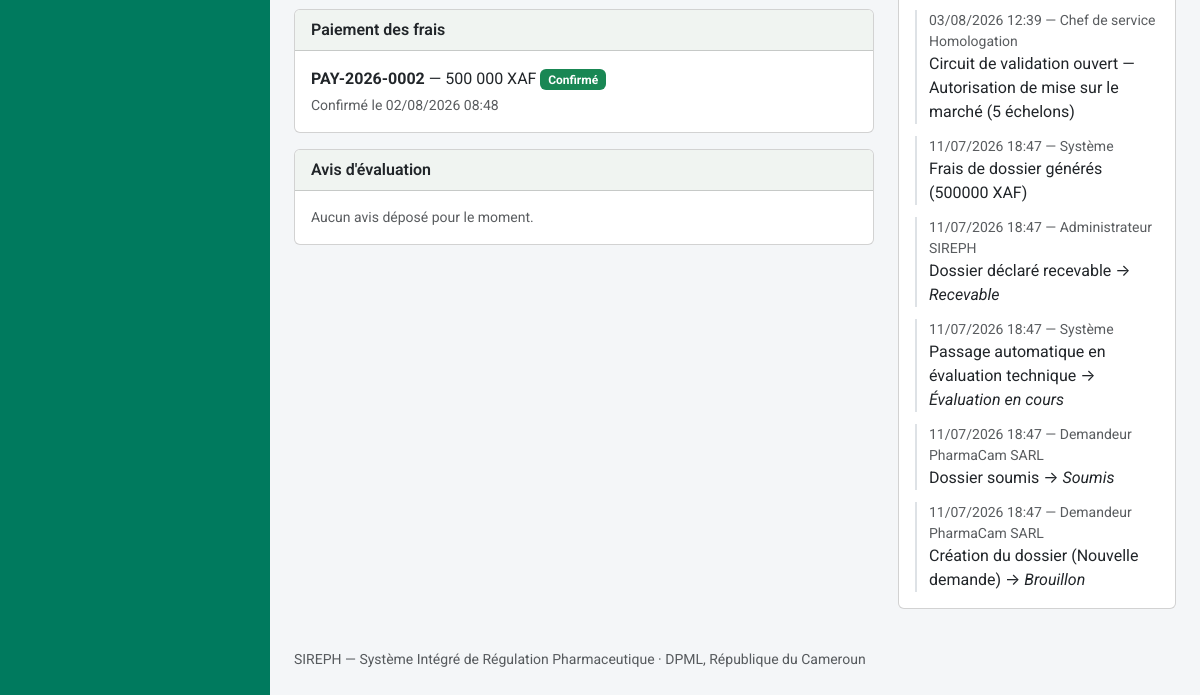
/dossiers/3 (signed in, lower part), run on an earlier commit of the app's database.
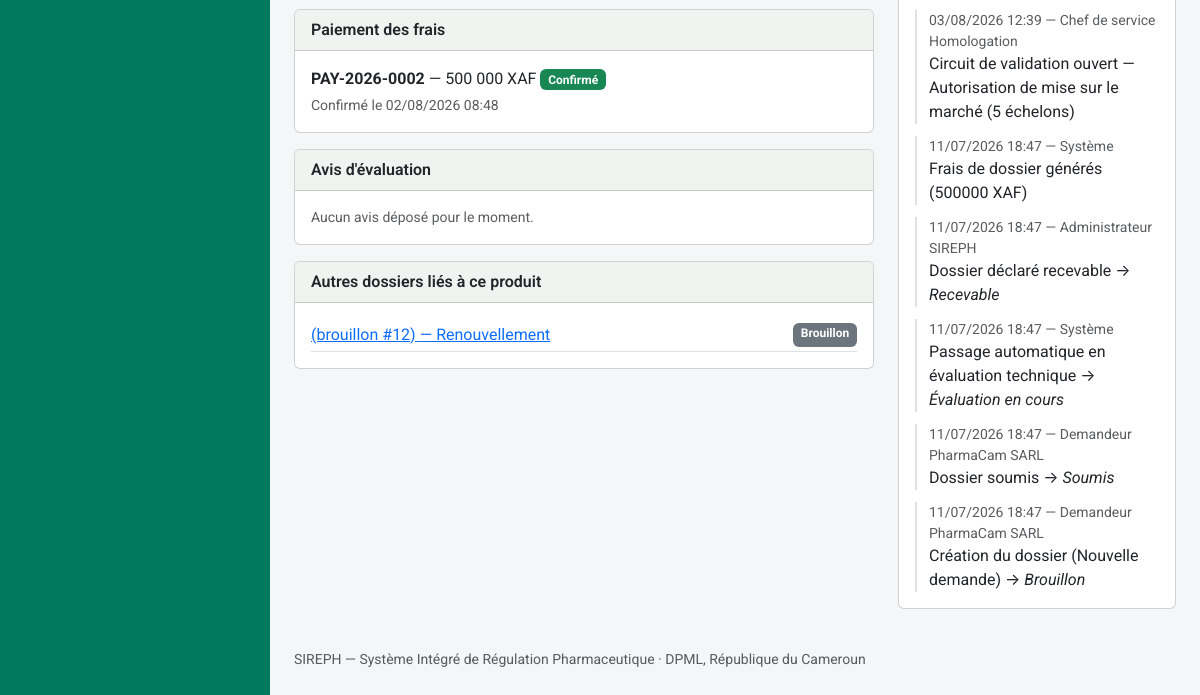
And on a later commit of the database.
### models.py (models this page shows, shortened)
class Paiement(db.Model):
    id = db.Column(db.Integer, primary_key=True)
    numero = db.Column(db.String(30), unique=True, nullable=False)  # PAY-{annee}-{seq4}
    entite_type = db.Column(db.String(60), nullable=False, index=True)
    entite_id = db.Column(db.Integer, nullable=False, index=True)
    montant = db.Column(db.Integer, nullable=False)  # en XAF (entier, pas de sous-unité)
    devise = db.Column(db.String(5), nullable=False, default="XAF")
    statut = db.Column(db.String(20), nullable=False, default="en_attente")
    piece_jointe_id = db.Column(db.Integer, db.ForeignKey("piece_jointe.id"), nullable=True)
    motif_rejet = db.Column(db.Text, nullable=True)
    date_creation = db.Column(db.DateTime, default=datetime.utcnow)
    date_confirmation = db.Column(db.DateTime, nullable=True)
    confirme_par_id = db.Column(db.Integer, db.ForeignKey("personne.id"), nullable=True)
    mode = db.Column(db.String(20), nullable=False, default="preuve_manuelle")
    fournisseur = db.Column(db.String(30), nullable=True)   # mtn_momo | orange_money | carte
    reference_marchande = db.Column(db.String(64), unique=True, nullable=True)  # clé d'idempotence
    reference_transaction = db.Column(db.String(80), nullable=True)   # identifiant prestataire
    date_initiation = db.Column(db.DateTime, nullable=True)
    date_expiration = db.Column(db.DateTime, nullable=True)
    signature_notification = db.Column(db.String(120), nullable=True)  # HMAC vérifié du callback
    detail_echec = db.Column(db.Text, nullable=True)
    piece_jointe = db.relationship("PieceJointe", foreign_keys=[piece_jointe_id])
    confirme_par = db.relationship("Personne", foreign_keys=[confirme_par_id])

class EvenementAudit(db.Model):
    id = db.Column(db.Integer, primary_key=True)
    entite_type = db.Column(db.String(60), nullable=False, index=True)
    entite_id = db.Column(db.Integer, nullable=False, index=True)
    horodatage = db.Column(db.DateTime, default=datetime.utcnow, index=True)
    acteur_id = db.Column(db.Integer, db.ForeignKey("personne.id"), nullable=True)  # None = action système
    action = db.Column(db.String(255), nullable=False)
    ancien_statut = db.Column(db.String(50), nullable=True)
    nouveau_statut = db.Column(db.String(50), nullable=True)
    commentaire = db.Column(db.Text, nullable=True)
    acteur = db.relationship("Personne", foreign_keys=[acteur_id])

class Personne(db.Model):
    id = db.Column(db.Integer, primary_key=True)
    nom_complet = db.Column(db.String(200), nullable=False)
    email = db.Column(db.String(150), unique=True, nullable=False)  # identifiant de connexion
    password_hash = db.Column(db.String(255), nullable=False)
    role_systeme = db.Column(db.String(50), nullable=False)
    etablissement_rattachement_id = db.Column(db.Integer, db.ForeignKey("etablissement.id"), nullable=True)
    contact = db.Column(db.String(200))
    statut_compte = db.Column(db.String(20), nullable=False, default="actif")
    date_creation = db.Column(db.DateTime, default=datetime.utcnow)
    etablissement = db.relationship("Etablissement", foreign_keys=[etablissement_rattachement_id])
    @property
    def role_label(self):
        from permissions import ROLES
        return ROLES.get(self.role_systeme, self.role_systeme)
    @property
    def niveau(self):
        from permissions import niveau
        return niveau(self)
    @property
    def est_externe(self):
        from permissions import est_externe
        return est_externe(self.role_systeme)

class DossierAMM(db.Model):
    id = db.Column(db.Integer, primary_key=True)
    numero = db.Column(db.String(30), unique=True, nullable=True)  # AMM-{annee}-{seq4}, attribué au dépôt
    produit_id = db.Column(db.Integer, db.ForeignKey("produit.id"), nullable=False)
    type_procedure = db.Column(db.String(20), nullable=False, default="nouvelle_demande")
    demandeur_id = db.Column(db.Integer, db.ForeignKey("personne.id"), nullable=False)
    statut = db.Column(db.String(30), nullable=False, default="brouillon")
    date_depot = db.Column(db.DateTime, nullable=True)
    date_decision = db.Column(db.DateTime, nullable=True)
    module_ctd_1_json = db.Column(db.Text, default="{}")
    module_ctd_2_json = db.Column(db.Text, default="{}")
    module_ctd_3_json = db.Column(db.Text, default="{}")
    module_ctd_4_json = db.Column(db.Text, default="{}")
    module_ctd_5_json = db.Column(db.Text, default="{}")
    motif_decision = db.Column(db.Text, nullable=True)
    date_validite_amm = db.Column(db.Date, nullable=True)
    date_limite_reponse_complement = db.Column(db.DateTime, nullable=True)
    date_limite_retrait_document = db.Column(db.Date, nullable=True)  # décision favorable uniquement
    checklist_recevabilite = db.Column(db.JSON, default=dict)
    representant_local_nom = db.Column(db.String(200), nullable=True)
    representant_local_contact = db.Column(db.String(200), nullable=True)
    date_creation = db.Column(db.DateTime, default=datetime.utcnow)
    date_maj = db.Column(db.DateTime, default=datetime.utcnow, onupdate=datetime.utcnow)
    demandeur = db.relationship("Personne", foreign_keys=[demandeur_id])
    avis = db.relationship("AvisEvaluationMA", backref="dossier", lazy="dynamic",
                            order_by="AvisEvaluationMA.date_creation",
                            cascade="all, delete-orphan")
    def _ctd_get(self, n):
        return json.loads(getattr(self, f"module_ctd_{n}_json") or "{}")
    module_ctd_1 = property(lambda self: self._ctd_get(1), lambda self, v: self._ctd_set(1, v))
    module_ctd_2 = property(lambda self: self._ctd_get(2), lambda self, v: self._ctd_set(2, v))
    module_ctd_3 = property(lambda self: self._ctd_get(3), lambda self, v: self._ctd_set(3, v))
    module_ctd_4 = property(lambda self: self._ctd_get(4), lambda self, v: self._ctd_set(4, v))
    module_ctd_5 = property(lambda self: self._ctd_get(5), lambda self, v: self._ctd_set(5, v))
    @property
    def est_editable_par_demandeur(self):
        return self.statut in ("brouillon", "complement_requis")

### app.py (the view)
@app.route("/dossiers/<int:id>")
@login_required
def dossier_detail(id):
    d = DossierAMM.query.get_or_404(id)
    u = current_user()
    if u.role_systeme == "demandeur_externe" and d.demandeur_id != u.id:
        abort(403)
    audit_events = EvenementAudit.query.filter_by(entite_type="DossierAMM", entite_id=d.id) \
        .order_by(EvenementAudit.horodatage.desc()).all()
    avis = d.avis.order_by(AvisEvaluationMA.date_creation.desc()).all()
    dossiers_lies = DossierAMM.query.filter_by(produit_id=d.produit_id) \
        .filter(DossierAMM.id != d.id).order_by(DossierAMM.date_creation.desc()).all()
    echantillons_lies = Echantillon.query.filter_by(origine="dossier_amm", origine_reference_id=d.id) \
        .order_by(Echantillon.date_reception.desc()).all()
    return render_template("dossier_detail.html", d=d, audit_events=audit_events, echantillons_lies=echantillons_lies,
                            peut_agir=wf.peut_agir(d, u), avis=avis, dossiers_lies=dossiers_lies,
                            pieces=lister_pieces(d), paiements=lister_paiements(d),
                            montant_frais_soumission=wf.montant_frais(d.type_procedure),
                            etapes_suivi=wf.etapes_suivi(d))

### auth.py (called while the page is built)
def current_user():
    uid = session.get("user_id")
    if not uid:
        return None
    return db.session.get(Personne, uid)

def login_required(view):
    @wraps(view)
    def wrapped(*a, **kw):
        if not current_user():
            return redirect(url_for("login", next=request.path))
        return view(*a, **kw)
    return wrapped

### delais.py (called while the page is built)
def get_parametre(module, cle, default=None):
    p = ParametreModule.query.filter_by(module=module, cle=cle).first()
    return p.valeur if p else default

### models.py (called while the page is built)
    @property
    def libelle(self):
        base = self.nom_commercial or self.denomination_commune_internationale or f"Produit #{self.id}"
        if self.dosage:
            return f"{base} ({self.dosage})"
        return base

### paiements.py (called while the page is built)
def _representant_etablissement(etablissement_id):
    return (Personne.query
            .filter(Personne.etablissement_rattachement_id == etablissement_id,
                    Personne.role_systeme.in_(_PROFILS_REPRESENTANTS),
                    Personne.statut_compte == "actif")
            .first())

### permissions.py (called while the page is built)
def est_externe(role):
    return role in ROLES_EXTERNES

### templates/dossier_detail.html (shortened to what this page needs)
{% extends "base.html" %}
{% block content %}
{% set ctd_titres = {1: "Module 1 : Informations administratives", 2: "Module 2 : Résumés qualité / non clinique / clinique",
                      3: "Module 3 : Qualité", 4: "Module 4 : Données non cliniques", 5: "Module 5 : Données cliniques"} %}
<div class="row">
  <div class="col-lg-8">
        {% set peut_modifier_ctd = d.est_editable_par_demandeur and current_user.id == d.demandeur_id %}
    {% if paiements %}
    {% set statuts_paiement = {"en_attente": "En attente de règlement", "preuve_deposee": "Preuve déposée — en vérification",
                                "confirme": "Confirmé", "rejete": "Rejeté"} %}
    {% set couleurs_paiement = {"en_attente": "warning", "preuve_deposee": "info", "confirme": "success", "rejete": "danger"} %}
    <div class="card mb-3">
      <div class="card-header">Paiement des frais</div>
      <div class="card-body">
        {% for p in paiements %}
        <div class="d-flex justify-content-between align-items-start {{ 'mb-3 pb-3 border-bottom' if not loop.last }}">
          <div>
            <div><strong>{{ p.numero }}</strong> — {{ "{:,}".format(p.montant).replace(',', ' ') }} {{ p.devise }}
              <span class="badge bg-{{ couleurs_paiement.get(p.statut, 'secondary') }}">{{ statuts_paiement.get(p.statut, p.statut) }}</span>
            </div>
            {% if p.statut == "confirme" %}
            <div class="small text-muted mt-1">Confirmé le {{ p.date_confirmation.strftime('%d/%m/%Y %H:%M') }}
              {% if p.confirme_par %}par {{ p.confirme_par.nom_complet }}{% endif %}</div>
            {% endif %}
          </div>
        </div>
        {% endfor %}
      </div>
    </div>
    {% endif %}
    {% if d.statut not in ("brouillon", "soumis", "recevable", "irrecevable") %}
    <div class="card mb-3">
      <div class="card-header">Avis d'évaluation</div>
      <div class="card-body">
        {% for a in avis %}
        <div class="border-bottom py-2">
          <div class="d-flex justify-content-between">
            <strong>{{ a.module_concerne }}</strong>
            {% if a.valeur == "favorable" %}<span class="badge bg-success">Favorable</span>
            {% elif a.valeur == "complement_requis" %}<span class="badge bg-warning text-dark">Complément requis</span>
            {% else %}<span class="badge bg-danger">Recommandation de rejet</span>{% endif %}
          </div>
          <div class="small text-muted">{{ a.evaluateur.nom_complet }} — {{ a.date_creation.strftime('%d/%m/%Y %H:%M') }}</div>
          {% if a.commentaire %}<div class="small">{{ a.commentaire }}</div>{% endif %}
        </div>
        {% else %}
        <div class="text-muted small">Aucun avis déposé pour le moment.</div>
        {% endfor %}
      </div>
    </div>
    {% endif %}
    {% if dossiers_lies %}
    <div class="card">
      <div class="card-header">Autres dossiers liés à ce produit</div>
      <div class="card-body">
        {% for dl in dossiers_lies %}
        <div class="d-flex justify-content-between border-bottom py-1">
          <a href="{{ url_for('dossier_detail', id=dl.id) }}">{{ dl.numero or "(brouillon #" ~ dl.id ~ ")" }} — {{ TYPES_PROCEDURE.get(dl.type_procedure, dl.type_procedure) }}</a>
          <span class="badge bg-secondary">{{ STATUTS.get(dl.statut, dl.statut) }}</span>
        </div>
        {% endfor %}
      </div>
    </div>
    {% endif %}
  </div>
  <div class="col-lg-4">
    <div class="card">
      <div class="card-body">
        {% for e in audit_events %}
        <div class="timeline-item">
          <div class="small text-muted">{{ e.horodatage.strftime('%d/%m/%Y %H:%M') }} — {{ e.acteur.nom_complet if e.acteur else "Système" }}</div>
          <div>{{ e.action }}{% if e.nouveau_statut and e.nouveau_statut != e.ancien_statut %} → <em>{{ STATUTS.get(e.nouveau_statut, e.nouveau_statut) }}</em>{% endif %}</div>
        </div>
        {% else %}
        <div class="text-muted small">Aucun évènement.</div>
        {% endfor %}
      </div>
    </div>
  </div>
</div>
{% endblock %}

What changed in the data, as far as the page shows it:
added DossierAMM: numero+id "(brouillon #12)", get "Renouvellement", get "Brouillon"
Also different on the page:
text now shown: "Autres dossiers liés à ce produit"
